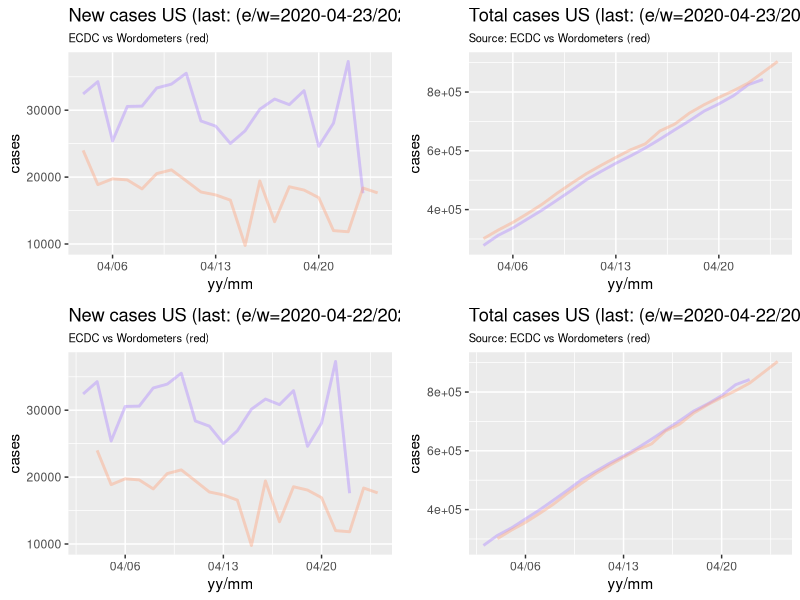
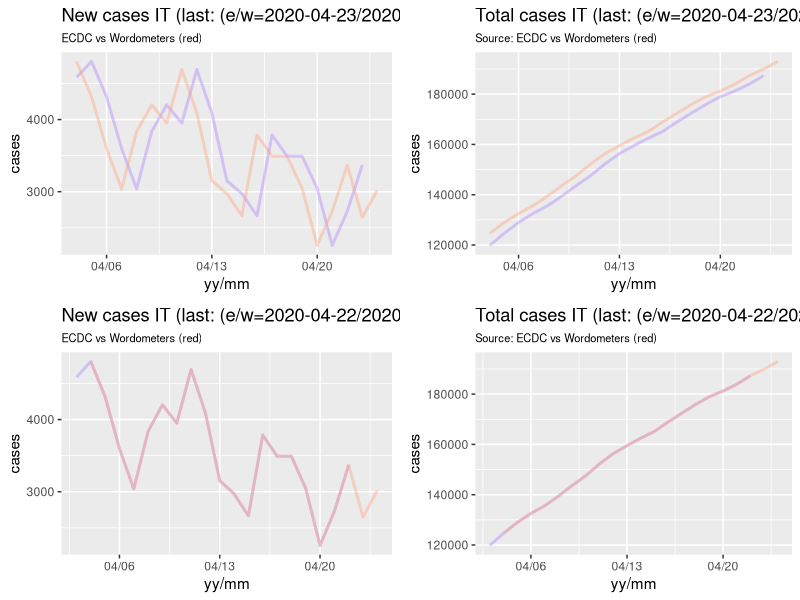
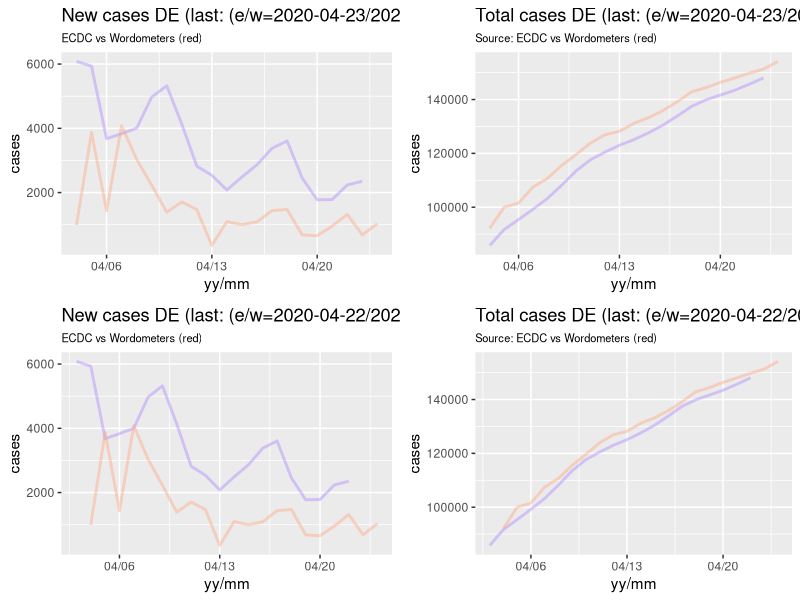
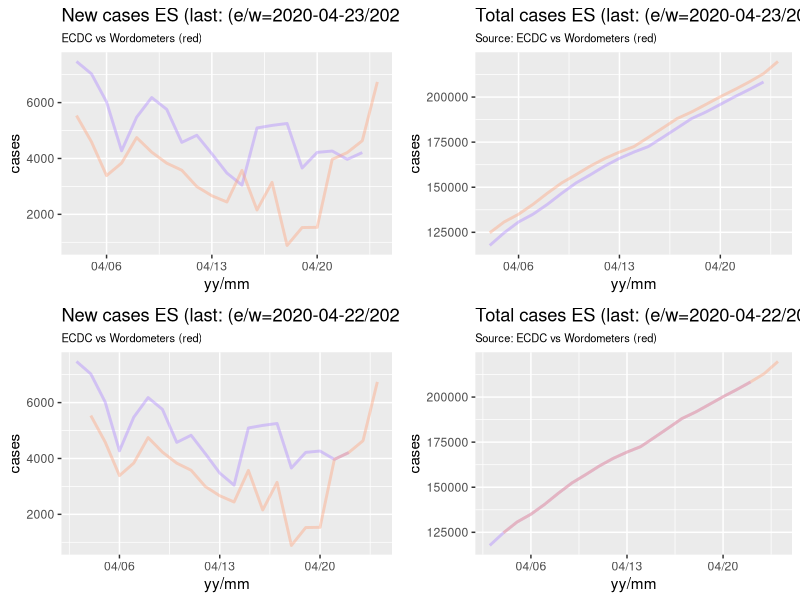
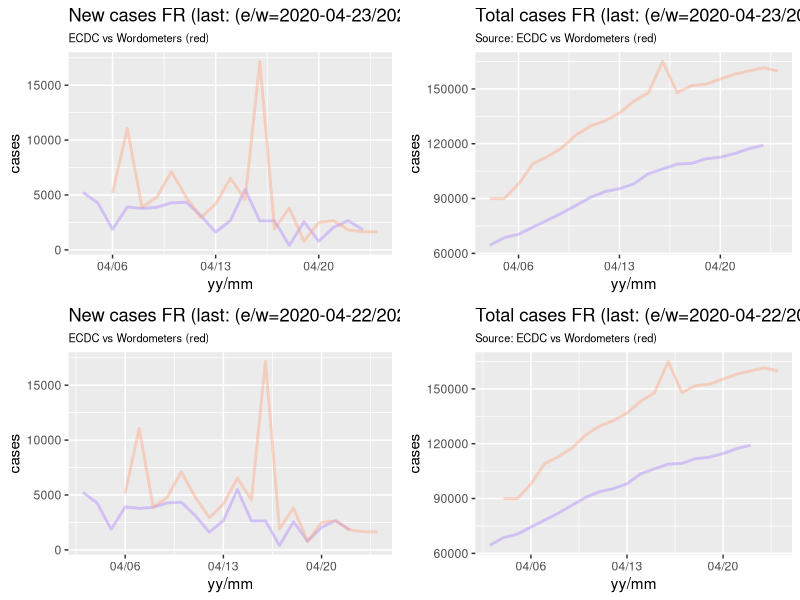
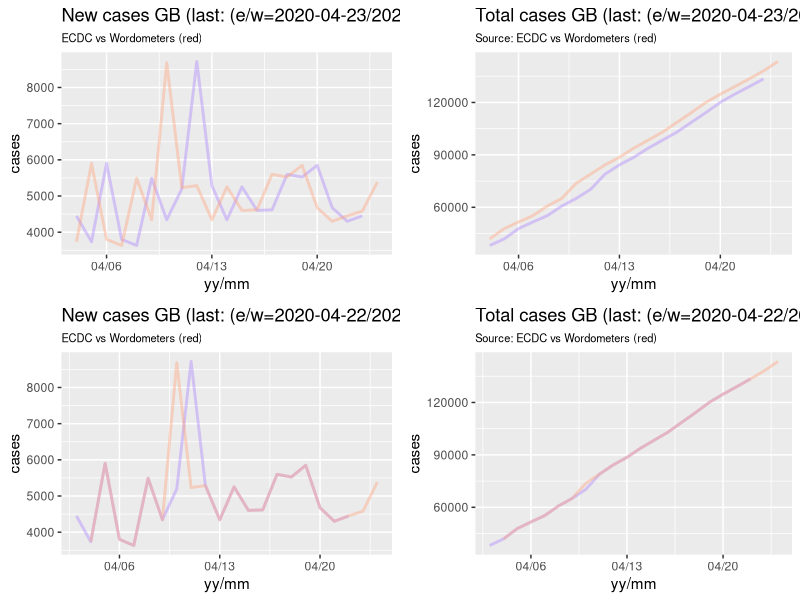
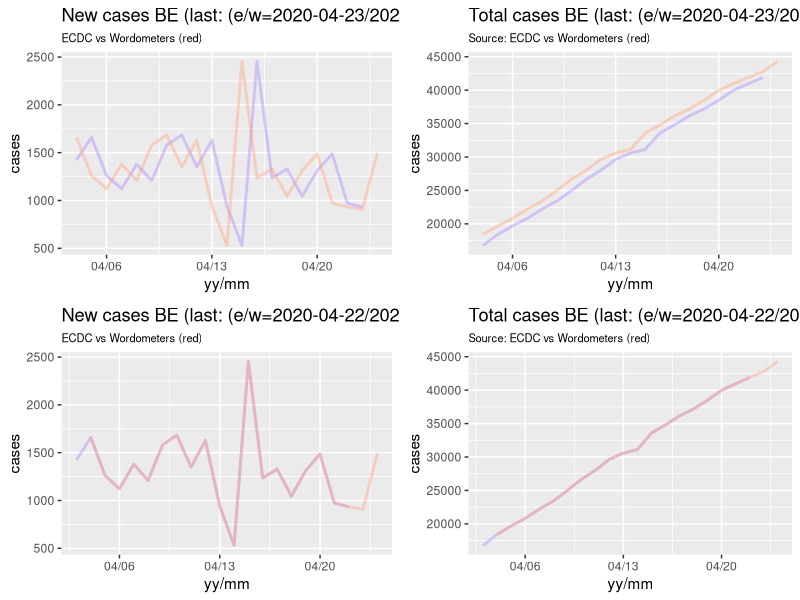
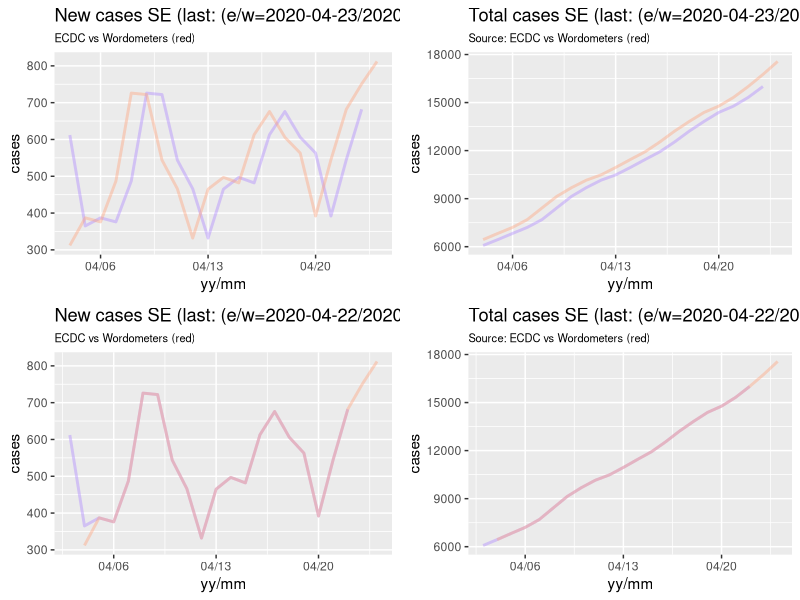

The R source for these figures, in order: (Note: this script raises an error after producing the figures.)
library("dplyr")
library("ggplot2")
library("scales")
library("ggpubr")
##
spanV <- 0.25

surl <- "https://www.ecdc.europa.eu/en/publications-data/download-todays-data-geographic-distribution-covid-19-cases-worldwide"
today <- Sys.Date()
tt<- format(today, "%d/%m/%Y")

w <- read.csv("wms2020.csv", sep = ';',  header=T, na.string="NA", 
   colClasses = c('factor', 'factor', 'factor', 'numeric', 'numeric', 'numeric', 'numeric', 'numeric'));

str(w)

d <- read.csv("ecdc2020.csv", sep = ';',  header=T, na.string="NA", 
   colClasses = c('factor', 'factor', 'factor', 'character', 'character', 'numeric', 'numeric'));

d$newc <- as.numeric(d$newc)
d$newd <- as.numeric(d$newd)

d <- d %>% filter(as.Date(date, format="%Y-%m-%d") > "2020-04-03") %>% as.data.frame

str(d)


compCC <- function(cc) {
c1 <- c(cc)
ofile <- sprintf ("compC_%s.png", cc)

d1 <- d %>% filter (id %in% c1) %>% as.data.frame
w1 <- w %>% filter (iso %in% c1) %>% as.data.frame

lobs.e <- last(d1$date)
lobs.ey <- last(d1$dateY)

lobs.w <- last(w1$date)
lobs.wy <- last(w1$dateY)

lobs0 <- sprintf("(e/w=%s/%s)", lobs.e, lobs.w)
lobs1 <- sprintf("(e/w=%s/%s)", lobs.ey, lobs.wy)

pc1n <- ggplot(d1, aes(x= as.Date(date), y=newc )) +
 geom_line(aes(), group=1, size=1, color="mediumpurple1", alpha=.4) +
 geom_line(data=w1, aes(x = as.Date(date), y=newC ), group=1, size=1, color="lightsalmon1", alpha=.4) +
 xlab(label="yy/mm") +
 ylab(label="cases") +
 scale_x_date( labels = date_format("%m/%d"), breaks = "1 week") +
 theme(plot.subtitle=element_text(size=8, hjust=0, color="black")) +
 ggtitle(sprintf("New cases %s (last: %s)", cc, lobs0), subtitle=sprintf("ECDC vs Wordometers (red)"))

pc1t <- ggplot(d1, aes(x= as.Date(date), y=totalc )) +
 geom_line(aes(), group=1, size=1, color="mediumpurple1", alpha=.4) +
 geom_line(data=w1, aes(x = as.Date(date), y=totalC ), group=1, size=1, color="lightsalmon1", alpha=.4) +
 xlab(label="yy/mm") +
 ylab(label="cases") +
 scale_x_date( labels = date_format("%m/%d"), breaks = "1 week") +
 theme(plot.subtitle=element_text(size=8, hjust=0, color="black")) +
 ggtitle(sprintf("Total cases %s (last: %s)", cc, lobs0), subtitle=sprintf("Source: ECDC vs Wordometers (red)"))

pc1n1 <- ggplot(d1, aes(x= as.Date(dateY), y=newc )) +
 geom_line(aes(), group=1, size=1, color="mediumpurple1", alpha=.4) +
 geom_line(data=w1, aes(x = as.Date(dateY), y=newC ), group=1, size=1, color="lightsalmon1", alpha=.4) +
 xlab(label="yy/mm") +
 ylab(label="cases") +
 scale_x_date( labels = date_format("%m/%d"), breaks = "1 week") +
 theme(plot.subtitle=element_text(size=8, hjust=0, color="black")) +
 ggtitle(sprintf("New cases %s (last: %s)", cc, lobs1), subtitle=sprintf("ECDC vs Wordometers (red)"))

pc1t1 <- ggplot(d1, aes(x= as.Date(dateY), y=totalc )) +
 geom_line(aes(), group=1, size=1, color="mediumpurple1", alpha=.4) +
 geom_line(data=w1, aes(x = as.Date(dateY), y=totalC ), group=1, size=1, color="lightsalmon1", alpha=.4) +
 xlab(label="yy/mm") +
 ylab(label="cases") +
 scale_x_date( labels = date_format("%m/%d"), breaks = "1 week") +
 theme(plot.subtitle=element_text(size=8, hjust=0, color="black")) +
 ggtitle(sprintf("Total cases %s (last: %s)", cc, lobs1), subtitle=sprintf("Source: ECDC vs Wordometers (red)"))

pp <- ggarrange(pc1n, pc1t,  pc1n1, pc1t1, ncol = 2, nrow = 2)
ggsave(plot=pp, ofile, width=12)

}
compDD <- function(cc) {
c1 <- c(cc)
ofile <- sprintf ("compD_%s.png", cc)

d1 <- d %>% filter (id %in% c1) %>% as.data.frame
w1 <- w %>% filter (iso %in% c1) %>% as.data.frame

d1 <- d %>% filter (id %in% c1) %>% as.data.frame
w1 <- w %>% filter (iso %in% c1) %>% as.data.frame

lobs.e <- last(d1$date)
lobs.ey <- last(d1$dateY)
lobs.w <- last(w1$date)
lobs.wy <- last(w1$dateY)

lobs0 <- sprintf("(e/w=%s/%s)", lobs.e, lobs.w)
lobs1 <- sprintf("(e/w=%s/%s)", lobs.ey, lobs.wy)

pc1n <- ggplot(d1, aes(x= as.Date(date), y=newd )) +
 geom_line(aes(), group=1, size=1, color="mediumpurple1", alpha=.4) +
 geom_line(data=w1, aes(x = as.Date(date), y=newD ), group=1, size=1, color="lightsalmon1", alpha=.4) +
 xlab(label="yy/mm") +
 ylab(label="cases") +
 scale_x_date( labels = date_format("%m/%d"), breaks = "1 week") +
 theme(plot.subtitle=element_text(size=8, hjust=0, color="black")) +
 ggtitle(sprintf("New deaths %s (last: %s)", cc, lobs0), subtitle=sprintf("ECDC vs Wordometers (red)"))

pc1t <- ggplot(d1, aes(x= as.Date(date), y=totald )) +
 geom_line(aes(), group=1, size=1, color="mediumpurple1", alpha=.4) +
 geom_line(data=w1, aes(x = as.Date(date), y=totalD ), group=1, size=1, color="lightsalmon1", alpha=.4) +
 xlab(label="yy/mm") +
 ylab(label="cases") +
 scale_x_date( labels = date_format("%m/%d"), breaks = "1 week") +
 theme(plot.subtitle=element_text(size=8, hjust=0, color="black")) +
 ggtitle(sprintf("Total deaths %s (last: %s)", cc, lobs0), subtitle=sprintf("Source: ECDC vs Wordometers (red)"))

pc1n1 <- ggplot(d1, aes(x= as.Date(dateY), y=newd )) +
 geom_line(aes(), group=1, size=1, color="mediumpurple1", alpha=.4) +
 geom_line(data=w1, aes(x = as.Date(dateY), y=newD ), group=1, size=1, color="lightsalmon1", alpha=.4) +
 xlab(label="yy/mm") +
 ylab(label="cases") +
 scale_x_date( labels = date_format("%m/%d"), breaks = "1 week") +
 theme(plot.subtitle=element_text(size=8, hjust=0, color="black")) +
 ggtitle(sprintf("New deaths %s (last: %s)", cc, lobs1), subtitle=sprintf("ECDC vs Wordometers (red)"))

pc1t1 <- ggplot(d1, aes(x= as.Date(dateY), y=totald )) +
 geom_line(aes(), group=1, size=1, color="mediumpurple1", alpha=.4) +
 geom_line(data=w1, aes(x = as.Date(dateY), y=totalD ), group=1, size=1, color="lightsalmon1", alpha=.4) +
 xlab(label="yy/mm") +
 ylab(label="cases") +
 scale_x_date( labels = date_format("%m/%d"), breaks = "1 week") +
 theme(plot.subtitle=element_text(size=8, hjust=0, color="black")) +
 ggtitle(sprintf("Total deaths %s (last: %s)", cc, lobs1), subtitle=sprintf("Source: ECDC vs Wordometers (red)"))

pp <- ggarrange(pc1n, pc1t,  pc1n1, pc1t1, ncol = 2, nrow = 2)
ggsave(plot=pp, ofile, width=12)

}

################
compCC('US')
compCC('IT')
compCC('DE')
compCC('ES')
compCC('FR')
compCC('GB')
compCC('BE')
compCC('SE')
compCC('DK')
compCC('IE')
compCC('IL')
compCC('GR')
compCC('AT')
compCC('PL')
compCC('CZ')
compCC('SK')
compCC('HU')
compCC('RO')
compCC('BG')
compCC('CH')
compCC('PT')
compCC('NL')
compCC('JP')
compCC('BR')
###############
compDD('US')
compDD('IT')
compDD('DE')
compDD('ES')
compDD('FR')
compDD('GB')
compDD('BE')
compDD('SE')
compDD('DK')
compDD('IE')
compDD('IL')
compDD('GR')
compDD('AT')
compDD('PL')
compDD('CZ')
compDD('SK')
compDD('HU')
compDD('RO')
compDD('BG')
compDD('CH')
compDD('PT')
compDD('NL')
compDD('JP')
compDD('BR')
